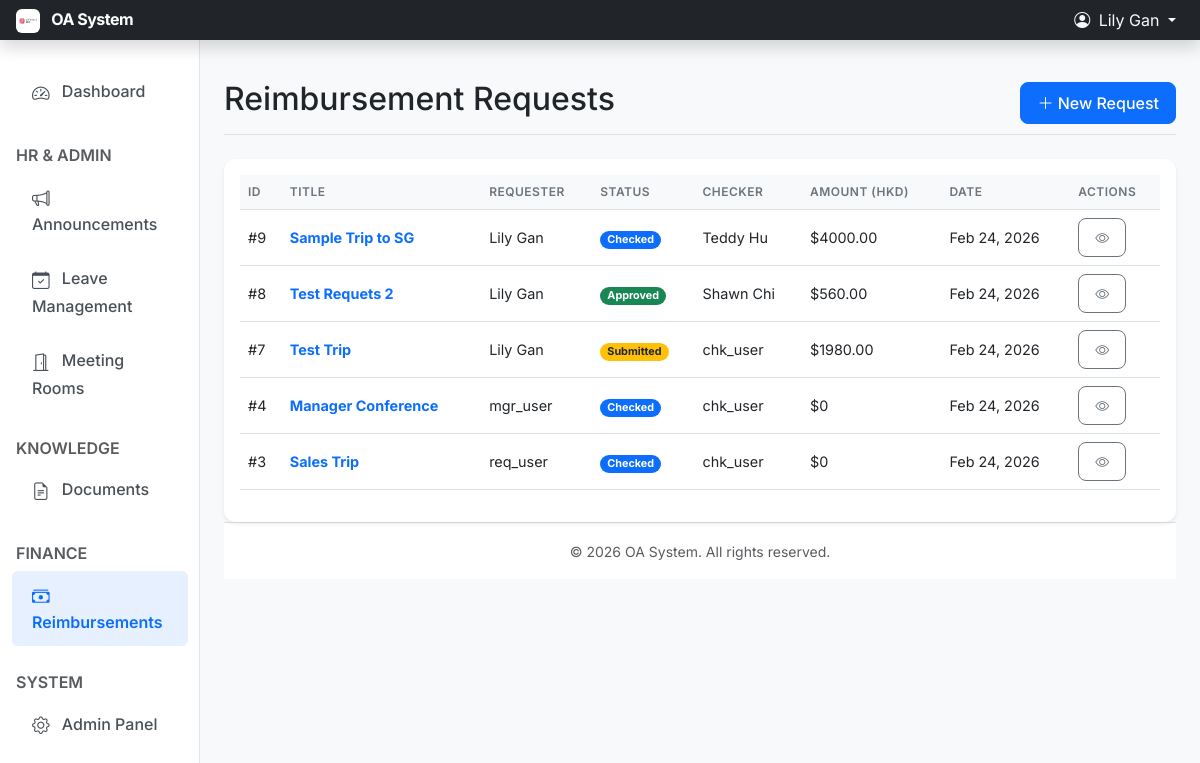
The page /finance/reimbursements/ (signed in) on the database its author committed.
### apps/core/models.py (models this page shows, shortened)
class User(AbstractUser):
    employee_id = models.CharField(_("Employee ID"), max_length=20, unique=True, null=True, blank=True)
    department = models.ForeignKey(
        Department,
        verbose_name=_("Department"),
        on_delete=models.SET_NULL,
        null=True,
        blank=True,
        related_name="members"
    )
    position = models.CharField(_("Position"), max_length=100, blank=True)
    phone = models.CharField(_("Phone"), max_length=20, blank=True)
    class Meta:
        verbose_name = _("User")
        verbose_name_plural = _("Users")

### apps/finance/models.py (models this page shows, shortened)
class ReimbursementRequest(models.Model):
    STATUS_CHOICES = (
        ('DRAFT', 'Draft'),
        ('SUBMITTED', 'Submitted'),
        ('CHECKED', 'Checked'),
        ('APPROVED', 'Approved'),
        ('REJECTED', 'Rejected'),
        ('PAID', 'Paid'),
    )
    requester = models.ForeignKey(
        settings.AUTH_USER_MODEL,
        on_delete=models.CASCADE,
        related_name='reimbursements',
        verbose_name=_("Requester")
    )
    title = models.CharField(_("Title"), max_length=200, help_text=_("E.g., Business Trip to Tokyo"))
    description = models.TextField(_("Description"), blank=True)
    status = models.CharField(_("Status"), max_length=20, choices=STATUS_CHOICES, default='DRAFT')
    checker = models.ForeignKey(
        settings.AUTH_USER_MODEL,
        on_delete=models.SET_NULL,
        null=True,
        blank=True,
        related_name='checked_reimbursements',
        verbose_name=_("Checker")
    )
    checked_at = models.DateTimeField(_("Checked At"), null=True, blank=True)
    approver = models.ForeignKey(
        settings.AUTH_USER_MODEL,
        on_delete=models.SET_NULL,
        null=True,
        blank=True,
        related_name='approved_reimbursements',
        verbose_name=_("Approver")
    )
    rejection_reason = models.TextField(_("Rejection Reason"), blank=True)
    created_at = models.DateTimeField(auto_now_add=True)
    updated_at = models.DateTimeField(auto_now=True)
    class Meta:
        verbose_name = _("Reimbursement Request")
        verbose_name_plural = _("Reimbursement Requests")
        ordering = ['-created_at']
        permissions = [
            ("can_check_reimbursement", "Can check reimbursement requests"),
        ]
    @property
    def total_amount(self):
        return sum(item.converted_amount for item in self.items.all())

class ExpenseItem(models.Model):
    EXPENSE_TYPES = (
        ('HOTEL', 'Hotel'),
        ('DINING', 'Dining'),
        ('TRAVEL', 'Travel'),
        ('MISC', 'Miscellaneous'),
    )
    CURRENCY_CHOICES = (
        ('HKD', 'HKD'),
        ('USD', 'USD'),
        ('CNY', 'CNY'),
        ('EUR', 'EUR'),
        ('GBP', 'GBP'),
        ('JPY', 'JPY'),
        ('OTHER', 'Other'),
    )
    request = models.ForeignKey(
        ReimbursementRequest,
        on_delete=models.CASCADE,
        related_name='items',
        verbose_name=_("Reimbursement Request")
    )
    expense_date = models.DateField(_("Date of Expense"))
    expense_type = models.CharField(_("Type"), max_length=20, choices=EXPENSE_TYPES)
    amount = models.DecimalField(_("Amount"), max_digits=12, decimal_places=2)
    currency = models.CharField(_("Currency"), max_length=10, choices=CURRENCY_CHOICES, default='HKD')
    exchange_rate = models.DecimalField(
        _("Exchange Rate"),
        max_digits=10,
        decimal_places=4,
        default=1.0000,
        help_text=_("Exchange rate to HKD (Base Currency)")
    )
    description = models.CharField(_("Description"), max_length=255, blank=True)
    attachment = models.FileField(
        _("Receipt/Invoice"),
        upload_to='finance/receipts/%Y/%m/',
        blank=True,
        null=True
    )
    class Meta:
        verbose_name = _("Expense Item")
        verbose_name_plural = _("Expense Items")
        ordering = ['expense_date']
    @property
    def converted_amount(self):
        if self.amount and self.exchange_rate:
            return round(self.amount * self.exchange_rate, 2)
        return Decimal('0.00')

### apps/finance/views.py (the view)
# urls.py: path('reimbursements/', views.ReimbursementListView.as_view(), name='reimbursement_list'),
class ReimbursementListView(LoginRequiredMixin, ListView):
    model = ReimbursementRequest
    template_name = 'finance/reimbursement_list.html'
    context_object_name = 'requests'
    def get_queryset(self):
        user = self.request.user
        queryset = ReimbursementRequest.objects.all()
        if user.is_superuser:
            return queryset.order_by('-created_at')
        if user.has_perm('finance.can_check_reimbursement'):
             return queryset.filter(
                Q(requester=user) |
                Q(checker=user) |
                Q(status__in=['CHECKED', 'APPROVED', 'REJECTED', 'PAID'])
            ).distinct().order_by('-created_at')
        if user.is_staff:
            return queryset.filter(
                Q(requester=user) |
                Q(status__in=['SUBMITTED', 'CHECKED', 'APPROVED', 'REJECTED', 'PAID'])
            ).distinct().order_by('-created_at')
        return queryset.filter(requester=user).order_by('-created_at')

### templates/finance/reimbursement_list.html (shortened to what this page needs)
{% extends 'base.html' %}
{% block page_title %}Reimbursement Requests{% endblock %}
{% block actions %}
<a href="{% url 'finance:reimbursement_create' %}" class="btn btn-primary">
    <i class="bi bi-plus-lg"></i> New Request
</a>
{% endblock %}
{% block content %}
<div class="card shadow-sm">
    <div class="card-body">
        <div class="table-responsive">
            <table class="table table-hover align-middle">
                <thead>
                    <tr>
                        <th>ID</th>
                        <th>Title</th>
                        <th>Requester</th>
                        <th>Status</th>
                        <th>Checker</th>
                        <th>Amount (HKD)</th>
                        <th>Date</th>
                        <th>Actions</th>
                    </tr>
                </thead>
                <tbody>
                    {% for req in requests %}
                    <tr class="{% if user == req.checker and req.status == 'SUBMITTED' %}table-warning{% elif user == calculated_approver and req.status == 'CHECKED' %}table-warning{% endif %}">
                        <td>#{{ req.id }}</td>
                        <td>
                            <a href="{% url 'finance:reimbursement_detail' req.pk %}" class="text-decoration-none fw-bold">
                                {{ req.title }}
                            </a>
                        </td>
                        <td>{{ req.requester.get_full_name|default:req.requester.username }}</td>
                        <td>
                            <span class="badge rounded-pill
                                {% if req.status == 'DRAFT' %}bg-secondary
                                {% elif req.status == 'SUBMITTED' %}bg-warning text-dark
                                {% elif req.status == 'CHECKED' %}bg-primary
                                {% elif req.status == 'APPROVED' %}bg-success
                                {% elif req.status == 'REJECTED' %}bg-danger
                                {% elif req.status == 'PAID' %}bg-info text-dark{% endif %}">
                                {{ req.get_status_display }}
                            </span>
                        </td>
                        <td>
                            {% if req.checker %}
                                {{ req.checker.get_full_name|default:req.checker.username }}
                            {% else %}
                                <span class="text-muted">-</span>
                            {% endif %}
                        </td>
                        <td>${{ req.total_amount }}</td>
                        <td>{{ req.created_at|date:"M d, Y" }}</td>
                        <td>
                            <div class="btn-group btn-group-sm">
                                <a href="{% url 'finance:reimbursement_detail' req.pk %}" class="btn btn-outline-secondary" title="View">
                                    <i class="bi bi-eye"></i>
                                </a>
                            </div>
                        </td>
                    </tr>
                    {% endfor %}
                </tbody>
            </table>
        </div>
    </div>
</div>
{% endblock %}

### templates/base.html (shortened to what this page needs)
{% load static %}
<!doctype html>
<html lang="en">
  <head>
    <link href="https://cdn.jsdelivr.net/npm/bootstrap@5.3.0/dist/css/bootstrap.min.css" rel="stylesheet">
    <link href="https://cdn.jsdelivr.net/npm/bootstrap-icons@1.10.0/font/bootstrap-icons.css" rel="stylesheet">
    <link href="{% static 'css/style.css' %}" rel="stylesheet">
  </head>
  <body>
    <header class="navbar navbar-expand-md navbar-dark sticky-top bg-dark flex-md-nowrap p-0 shadow">
      <a class="navbar-brand col-md-3 col-lg-2 me-0 px-3 fs-6" href="/">
        <img src="{% static 'img/logo.jpg' %}" alt="Logo" width="24" height="24" class="d-inline-block align-text-top me-2 rounded">
        OA System
      </a>
      <div class="navbar-nav w-100 justify-content-end px-3">
        {% if user.is_authenticated %}
        <div class="nav-item dropdown">
            <a class="nav-link dropdown-toggle text-light" href="#" role="button" data-bs-toggle="dropdown" aria-expanded="false">
                <i class="bi bi-person-circle me-1"></i> {{ user.get_full_name|default:user.username }}
            </a>
        </div>
        {% else %}
        <div class="nav-item text-nowrap">
            <a class="nav-link px-3 text-light" href="{% url 'login' %}">Login</a>
        </div>
        {% endif %}
      </div>
    </header>
    <div class="container-fluid">
      <div class="row">
        {% if user.is_authenticated %}
        <nav id="sidebarMenu" class="col-md-3 col-lg-2 d-md-block bg-white sidebar collapse">
          <div class="position-sticky pt-3 sidebar-sticky">
            <ul class="nav flex-column">
              <li class="nav-item">
                <a class="nav-link {% if request.path == '/' %}active{% endif %}" aria-current="page" href="/">
                  <i class="bi bi-speedometer2"></i> Dashboard
                </a>
              </li>
              <h6 class="sidebar-heading d-flex justify-content-between align-items-center px-3 mt-4 mb-1 text-muted text-uppercase">
                <span>HR & Admin</span>
              </h6>
              <li class="nav-item">
                <a class="nav-link {% if 'admin_office' in request.path %}active{% endif %}" href="{% url 'admin_office:notice_list' %}">
                  <i class="bi bi-megaphone"></i> Announcements
                </a>
              </li>
              <li class="nav-item">
                <a class="nav-link {% if 'hr' in request.path %}active{% endif %}" href="{% url 'hr:leave_list' %}">
                  <i class="bi bi-calendar-check"></i> Leave Management
                </a>
              </li>
              <li class="nav-item">
                <a class="nav-link {% if 'meeting' in request.path %}active{% endif %}" href="{% url 'meeting:booking_list' %}">
                  <i class="bi bi-door-open"></i> Meeting Rooms
                </a>
              </li>
              <h6 class="sidebar-heading d-flex justify-content-between align-items-center px-3 mt-4 mb-1 text-muted text-uppercase">
                <span>Knowledge</span>
              </h6>
              <li class="nav-item">
                <a class="nav-link {% if 'docs' in request.path %}active{% endif %}" href="{% url 'docs:doc_list' %}">
                  <i class="bi bi-file-earmark-text"></i> Documents
                </a>
              </li>
              <h6 class="sidebar-heading d-flex justify-content-between align-items-center px-3 mt-4 mb-1 text-muted text-uppercase">
                <span>Finance</span>
              </h6>
              <li class="nav-item">
                <a class="nav-link {% if 'finance' in request.path %}active{% endif %}" href="{% url 'finance:reimbursement_list' %}">
                  <i class="bi bi-cash-stack"></i> Reimbursements
                </a>
              </li>
              {% if user.is_staff %}
              <h6 class="sidebar-heading d-flex justify-content-between align-items-center px-3 mt-4 mb-1 text-muted text-uppercase">
                <span>System</span>
              </h6>
              <li class="nav-item">
                <a class="nav-link" href="/admin/">
                  <i class="bi bi-gear"></i> Admin Panel
                </a>
              </li>
              {% endif %}
            </ul>
          </div>
        </nav>
        <main class="col-md-9 ms-sm-auto col-lg-10 px-md-4 main-content">
        {% else %}
        <main class="col-md-12 ms-sm-auto col-lg-12 px-md-4 main-content">
        {% endif %}
          {% if request.path != '/' %}
          <div class="d-flex justify-content-between flex-wrap flex-md-nowrap align-items-center pt-3 pb-2 mb-4 border-bottom">
            <h1 class="h2">{% block page_title %}{% endblock %}</h1>
            <div class="btn-toolbar mb-2 mb-md-0">
                {% block actions %}{% endblock %}
            </div>
          </div>
          {% endif %}
          {% block content %}{% endblock %}
          <footer class="footer mt-auto py-3">
            <div class="container-fluid text-center">
                <span class="text-muted small">© {% now "Y" %} OA System. All rights reserved.</span>
            </div>
          </footer>
        </main>
      </div>
    </div>
  </body>
</html>

### static/css/style.css (style rules this page uses)
body { font-family: 'Inter', system-ui, -apple-system, sans-serif; background-color: #f8f9fa; color: #212529; }
h1, h2, h3, h4, h5, h6 { font-weight: 600; color: #1a1d20; }
.navbar-brand { font-weight: 700; letter-spacing: -0.5px; }
.sidebar { position: fixed; top: 0; bottom: 0; left: 0; z-index: 100; padding: 48px 0 0; box-shadow: inset -1px 0 0 rgba(0, 0, 0, .1); background-color: #ffffff; }
.sidebar-sticky { position: relative; top: 0; height: calc(100vh - 48px); padding-top: .5rem; overflow-x: hidden; overflow-y: auto; }
.main-content { padding-top: 1.5rem; }
.sidebar .nav-link { font-weight: 500; color: #495057; padding: 0.75rem 1.25rem; border-radius: 0.375rem; margin: 0.2rem 0.75rem; transition: all 0.2s ease-in-out; }
.sidebar .nav-link.active { color: #0d6efd; background-color: rgba(13, 110, 253, 0.1); font-weight: 600; }
.sidebar .nav-link .bi { margin-right: 8px; font-size: 1.1em; vertical-align: -0.125em; }
.card { border: none; border-radius: 0.75rem; box-shadow: 0 0.125rem 0.25rem rgba(0, 0, 0, 0.075); transition: transform 0.2s ease, box-shadow 0.2s ease; }
.btn { border-radius: 0.5rem; font-weight: 500; padding: 0.5rem 1rem; }
.btn-primary { background-color: #0d6efd; border-color: #0d6efd; }
.table { vertical-align: middle; }
.table thead th { font-weight: 600; text-transform: uppercase; font-size: 0.75rem; letter-spacing: 0.5px; color: #6c757d; background-color: #f8f9fa; border-bottom-width: 1px; }
.table td { font-size: 0.9rem; }
.shadow-sm { box-shadow: 0 .125rem .25rem rgba(0,0,0,.075)!important; }
.footer { padding: 2rem 0; margin-top: 3rem; background-color: #fff; border-top: 1px solid #dee2e6; color: #6c757d; }

### rows shown on the page
User: get_full_name "Lily Gan"
ReimbursementRequest: id "9", title "Sample Trip to SG", requester.get_full_name "Lily Gan", status "Checked", checker.get_full_name "Teddy Hu", total_amount "4000.00", created_at "Feb 24, 2026"
ReimbursementRequest: id "8", title "Test Requets 2", requester.get_full_name "Lily Gan", status "Approved", checker.get_full_name "Shawn Chi", total_amount "560.00", created_at "Feb 24, 2026"
ReimbursementRequest: id "7", title "Test Trip", requester.get_full_name "Lily Gan", status "Submitted", checker.get_full_name "chk_user", total_amount "1980.00", created_at "Feb 24, 2026"
ReimbursementRequest: id "4", title "Manager Conference", requester.get_full_name "mgr_user", status "Checked", checker.get_full_name "chk_user", total_amount "0", created_at "Feb 24, 2026"
ReimbursementRequest: id "3", title "Sales Trip", requester.get_full_name "req_user", status "Checked", checker.get_full_name "chk_user", total_amount "0", created_at "Feb 24, 2026"
